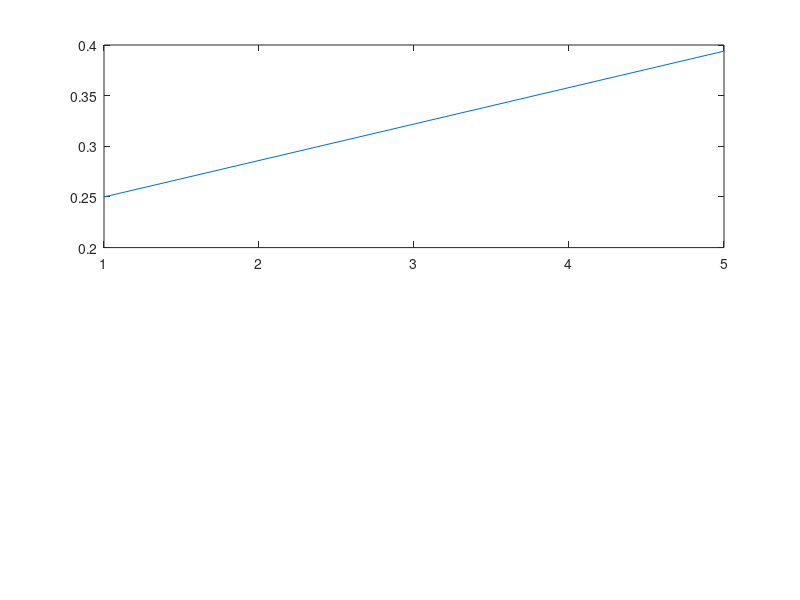

The MATLAB script that drew this image: (Note: this script raises an error after producing the figure.)
function newton_raphson();
  x1 = 1;
  x2 = 1;
  maxIt = 1000;
  tol = 10e-5;

  start_newton_raphson(x1, x2, maxIt, tol)

endfunction

function y = fX1(x1, x2)
  y = x1 + x2 - sqrt(x2) - 0.25;
endfunction

function y = fX2(x1, x2)
  y = 8.*x1.^2 + 16.*x2 - 8.*x1.*x2 -10;
endfunction

function start_newton_raphson(x1, x2, maxIt, tol)

  xRes = zeros(2, maxIt);

  xi = [x1;
        x2];

  for i=1 : 1 : maxIt
    newXi = xi - inv(jacobiana(xi(1, 1), xi(2, 1))) * f(xi(1, 1), xi(2, 1));

    xRes(:, i) = [newXi(1, 1), newXi(2, 1)];

    if max(abs(newXi - xi)) <= tol
      printf('Resultado encontrado: [%.16f, %.16f]com %d iteracoes.', newXi(1, 1), newXi(2, 1), i);
      xRes = xRes(:, 1:i);

      plot_graficos_convergencia(xRes);
      return;
    endif

    xi = newXi;
  endfor

endfunction

function plot_graficos_convergencia(xRes)
  f1 = figure(1);

  subplot(2, 1, 1);
  plot([1 length(xRes(1,:))],[xRes(1,1) xRes(1,end)]);
  hold on;
  plot([2 length(xRes(2,:))], xRes(1, :));
  hold on;
endfunction

function y = f(x1, x2)
  y = [fX1(x1, x2);
       fX2(x1, x2)];
endfunction

function y = jacobiana(x1, x2)
  f1LinhaX1 = 1;
  f1LinhaX2 = 1 - (2.*sqrt(x2)).^(-1);
  f2LinhaX1 = 16.*x1 - 8.*x2;
  f2LinhaX2 = 16 - 8.*x1;

  y = y = [1, 1 - 1/(2*sqrt(x2)); 16.*x1 - 8.*x2, 16 - 8.*x1];
endfunction
